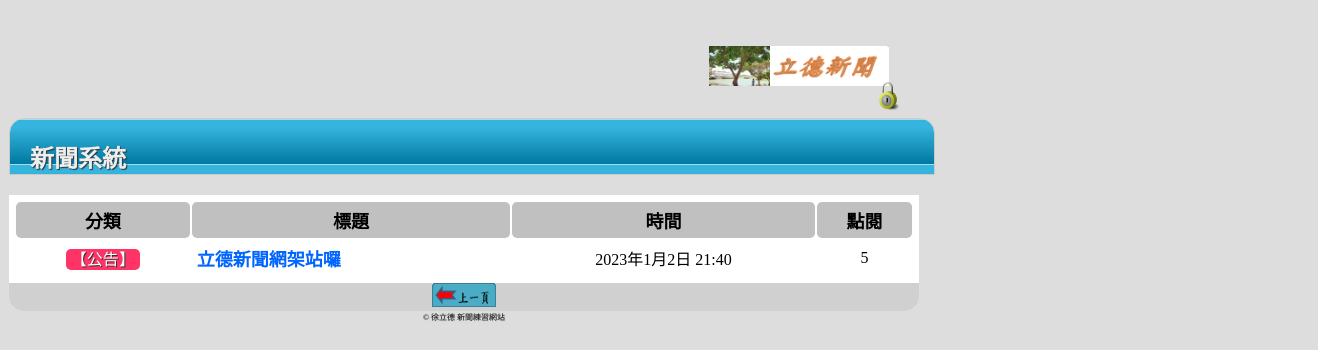
Screenshot of /news/2/ with the database file from the repository.
### myapp/models.py (models this page shows, shortened)
class NewsData(models.Model):
    catego = models.CharField(max_length=10, null=False)
    nickname = models.CharField(max_length=20, null=False)
    title = models.CharField(max_length=50, null=False)
    message = models.TextField(null=False)
    pubtime = models.DateTimeField(auto_now=True)
    enabled = models.BooleanField(default=False)
    press = models.IntegerField(default=0)

### myapp/views.py (the view)
# urls.py: path("news/", views.news),
def news(request,pageindex=None):
    global page
    pagesize = 8
    newsall = models.NewsData.objects.all().order_by('-id')
    datasize = len(newsall)
    total_page =math.ceil(datasize/pagesize)
    if pageindex==None:
        page = 1
        news_units =models.NewsData.objects.all().order_by('-id')[:pagesize]
    else :
        page = int(pageindex)
        startpage = pagesize * (page-1)
        news_units = models.NewsData.objects.all().order_by('-id')[startpage:startpage+8]
    currentpage = page
    return render(request, "news.html", locals())

### templates/news.html (shortened to what this page needs)
<!DOCTYPE html>
<html>
<head>
	{% load static %}
	<link href="{% static "css/news_style.css" %}" rel="stylesheet" type="text/css" />
</head>
<body>
  	<div id="warp">
		<div id="header" align="right">
			<span class="logo">
				<img src="{% static "images/hsu.png" %}" width="180" height="40" alt="dreamweaver.com.tw" />
			</span>
			<span class="toplogin">
				<a href="/login/" title="登入管理介面">
				<img src="{% static "images/Lock.png" %}" alt="登入管理介面" width="32" height="32" /></a>
			</span>
		</div>
		<div class="headings">
		  <h2>新聞系統</h2>
		</div>
    	<div class="contentbox">
			<table width="100%" >
				<tr>
		  			<th align="center">分類</th>
		  			<th align="center">標題</th>
		  			<th align="center">時間</th>
		  			<th align="center">點閱</th>
				</tr>
		{% for unit in news_units %}
				<tr class="alt">
					<td align="center"><span class="typeblock">【{{ unit.catego }}】</span></td>
					<td><a href="/detail/{{unit.id}}/">{{ unit.title }}</a></td>
					<td align="center">{{ unit.pubtime }}</td>
					<td align="center">{{ unit.press }}</td>
				</tr>
		{% empty %}
				<div class="status warning">
					<p><img src="{% static "images/icon_warning.png" %}" alt="Warning" /><span>注意</span> 目前新聞資料庫中沒有任何資料！</p>
				</div>
		{% endfor %}
			</table>
			<div class="top_function" align="center" >
		{% if currentpage > 1 %}
			 	<a href="/news/1/" title="上一頁">
				<img src="{% static "images/previous.png" %}" alt="上一頁" width="64" height="24" /></a>
		{% endif %}
			</div>
			<div id="footer">&copy; 徐立德 新聞練習網站 </div>
		</div>
	</div>
</body>
</html>

### static/css/news_style.css (style rules this page uses)
table { padding:5px; margin-top:20px; margin-bottom:0px; margin-color:red; background:white; }
table td { padding:5px; }
.logo { font-style:italic; font-weight:bold; font-size:50px; margin-top:20px; padding: 0 20px; text-shadow: 5px 5px 5px #333; width:80%; height: 55px; color: #CCC; }
.toplogin { position: absolute; text-align:right; top: 40px; right : 0px; width: 40px; height: 19px; text-align: center; }
table td a { text-decoration: none; font-size:18px; font-weight: bold; color: #06F; }
table tr th { border-radius: 5px; padding:5px; background:silver; font-size:18px; font-weight: bold; }
.headings { margin-top:20px; padding: 0 20px; border: 1px solid #CACACA; text-shadow: 1px 1px 1px #333; border-top-left-radius: 15px; border-top-right-radius: 15px; width:68%; height: 55px; background-color: #EAEAEA; background-image: url(images/bg_heading_alt.png); color: #EEE; }
body { background:#DDDDDD; }
#footer { font-size:8px; text-shadow: 1px 1px 1px #CCC; text-align: center; }
#warp { height: 100%; margin-top: 40px; margin-right: auto; margin-bottom: 0; margin-left: auto; width: 1300px; }
.typeblock { color: #FFF; background-color: #F36; padding: 2px 5px; text-align: center; text-shadow: 1px 1px #333; border-radius: 5px; }
#header { width: 900px; position: relative; }
.contentbox { width:70% }
.top_function { background:#D0D0D0; border-bottom-left-radius:15px; border-bottom-right-radius:15px; }

### rows the page displays
NewsData: catego "公告", title "立德新聞網架站囉", pubtime "2023年1月2日 21:40", press "5"
